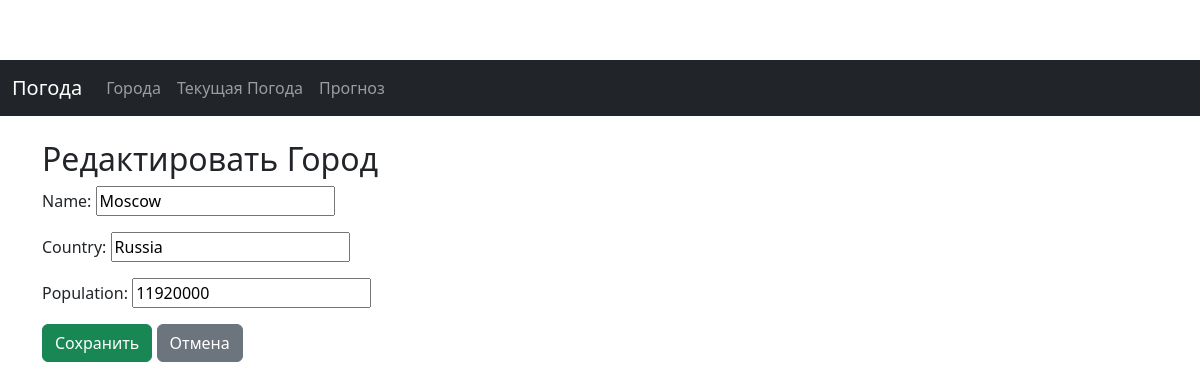
Screenshot of /cities/1/update/ with the database file from the repository.
### weather_app/models.py (models this page shows, shortened)
class City(models.Model):
    name = models.CharField(max_length=100, unique=True)
    country = models.CharField(max_length=100)
    population = models.PositiveIntegerField(null=True, blank=True)
    history = HistoricalRecords()

### weather_app/views.py (the view)
# urls.py: path('cities/<int:pk>/update/', views.city_update, name='city_update'),
def city_update(request, pk):
    city = get_object_or_404(City, pk=pk)
    if request.method == 'POST':
        form = CityForm(request.POST, instance=city)
        if form.is_valid():
            form.save()
            return redirect('city_detail', pk=pk)
    else:
        form = CityForm(instance=city)
    return render(request, 'weather_app/city_form.html', {'form': form})

### weather_app/forms.py
class CityForm(forms.ModelForm):
    class Meta:
        model = City
        fields = ['name', 'country', 'population']

### weather_app/templates/weather_app/city_form.html (shortened to what this page needs)
{% extends 'weather_app/base.html' %}
{% block content %}
<h2>{% if form.instance.pk %}Редактировать Город{% else %}Добавить Город{% endif %}</h2>
<form method="post">
    {{ form.as_p }}
    <button type="submit" class="btn btn-success">Сохранить</button>
    <a href="{% url 'city_list' %}" class="btn btn-secondary">Отмена</a>
</form>
{% endblock %}

### weather_app/templates/weather_app/css/styles.css (style rules this page uses)
body { padding-top: 60px; }

### rows the page displays
City: name "Moscow", country "Russia", population "11920000"
